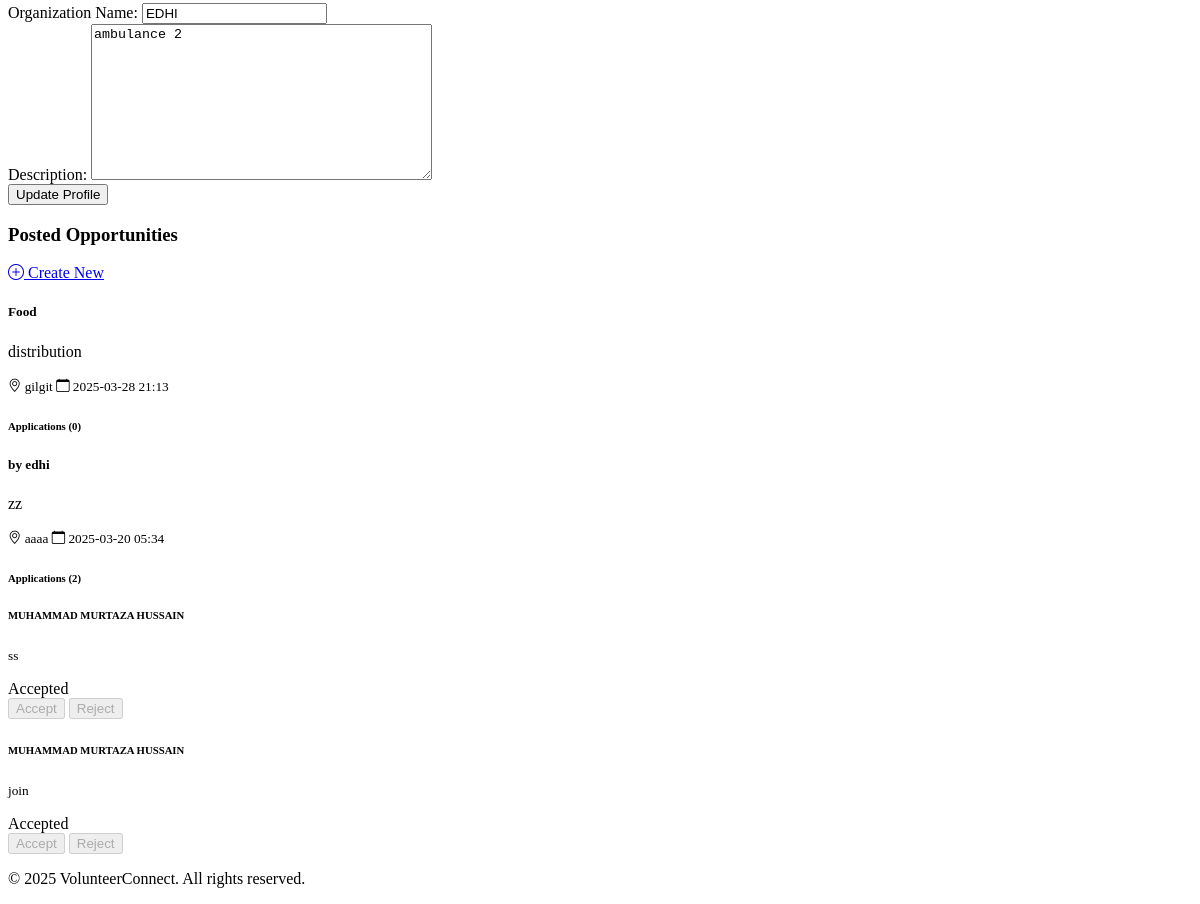
/profile/ (signed in, lower part), run on an earlier commit of the app's database.
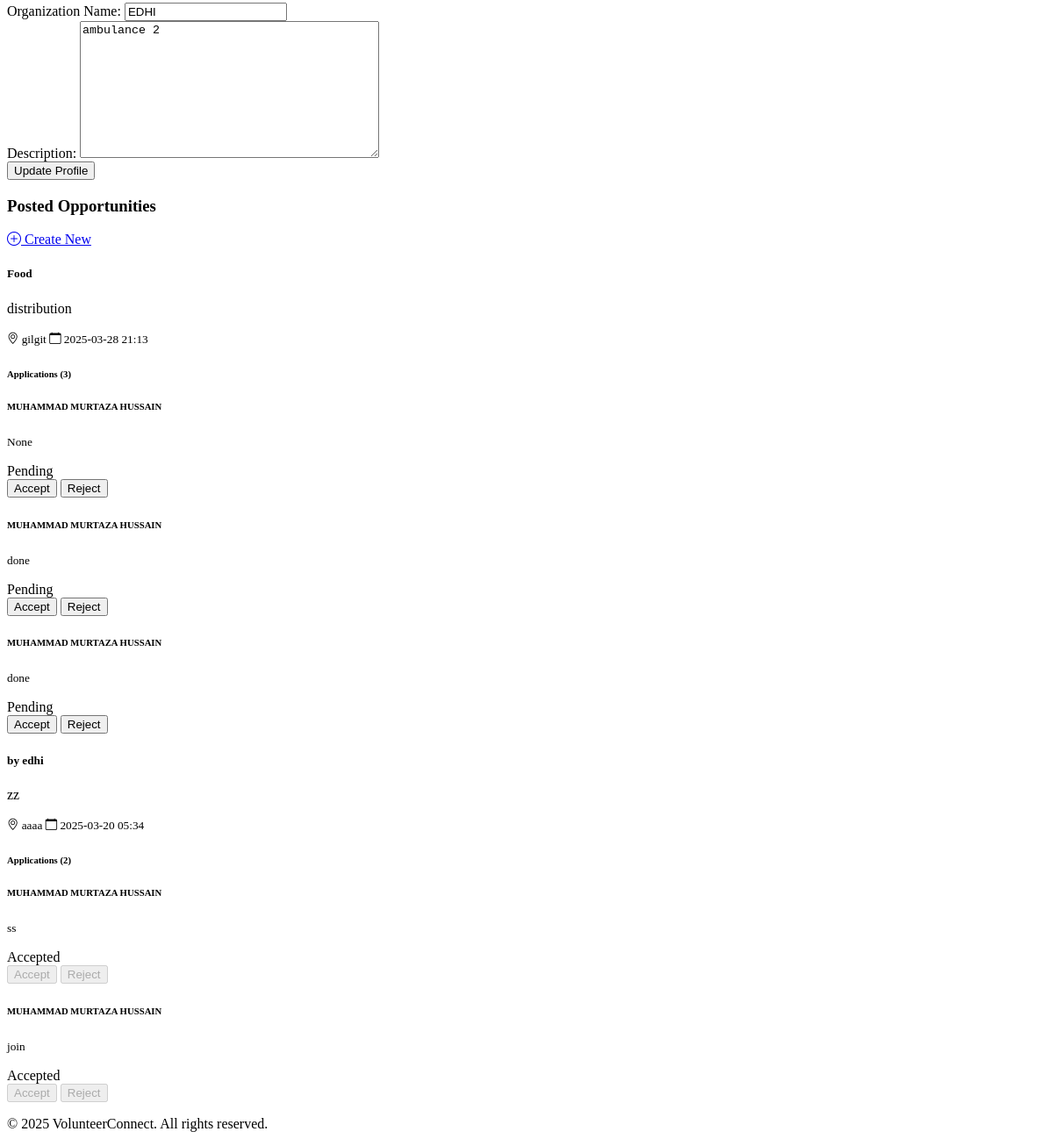
And on a later commit of the database.
### opportunities/models.py (models this page shows, shortened)
class Opportunity(models.Model):
    STATUS_CHOICES = [
        ('open', 'Open'),
        ('closed', 'Closed'),
        ('removed', 'Removed'),
    ]
    CONTENT_STATUS_CHOICES = [
        ('active', 'Active'),
        ('flagged', 'Flagged'),
        ('removed', 'Removed'),
    ]
    ngo = models.ForeignKey(NGOProfile, on_delete=models.CASCADE, related_name='opportunities')
    title = models.CharField(max_length=200)
    description = models.TextField()
    location = models.CharField(max_length=200)
    date = models.DateTimeField()
    required_skills = models.CharField(max_length=500, blank=True, null=True)
    status = models.CharField(max_length=20, choices=STATUS_CHOICES, default='open')
    content_status = models.CharField(max_length=20, choices=CONTENT_STATUS_CHOICES, default='active')
    moderation_reason = models.CharField(max_length=100, blank=True, null=True)
    created_at = models.DateTimeField(default=now)

### applications/models.py (models this page shows, shortened)
class Application(models.Model):
    STATUS_CHOICES = [
        ('pending', 'Pending'),
        ('accepted', 'Accepted'),
        ('rejected', 'Rejected'),
    ]
    volunteer = models.ForeignKey(VolunteerProfile, on_delete=models.CASCADE, related_name='applications')
    opportunity = models.ForeignKey(Opportunity, on_delete=models.CASCADE, related_name='applications')
    status = models.CharField(max_length=20, choices=STATUS_CHOICES, default='pending')
    message = models.TextField(blank=True, null=True)
    created_at = models.DateTimeField(default=now)

### authentication/models.py (models this page shows, shortened)
class VolunteerProfile(models.Model):
    user = models.OneToOneField(User, on_delete=models.CASCADE, related_name='volunteer_profile')
    skills = models.TextField(blank=True, null=True)
    interests = models.TextField(blank=True, null=True)

class User(AbstractBaseUser, PermissionsMixin):
    ROLE_CHOICES = [
        ('volunteer', 'Volunteer'),
        ('ngo', 'NGO'),
        ('admin', 'Admin'),
    ]
    email = models.EmailField(unique=True)
    username = models.CharField(max_length=150, unique=True)
    name = models.CharField(max_length=100)
    role = models.CharField(max_length=20, choices=ROLE_CHOICES)
    created_at = models.DateTimeField(default=now)
    is_active = models.BooleanField(default=True)
    is_staff = models.BooleanField(default=False)  # Required for Django Admin
    objects = UserManager()
    USERNAME_FIELD = 'email'  # Email remains the primary identifier
    REQUIRED_FIELDS = ['username', 'name']  # Make sure username is required during superuser creation

### authentication/views.py (the view)
# urls.py: path('profile/', views.profile, name='profile'),
@login_required
def profile(request):
    user = request.user
    if user.role == 'volunteer':
        form = VolunteerProfileForm(request.POST or None, initial={
            'skills': user.volunteer_profile.skills,
            'interests': user.volunteer_profile.interests
        })
        if request.method == 'POST' and form.is_valid():
            user.volunteer_profile.skills = form.cleaned_data['skills']
            user.volunteer_profile.interests = form.cleaned_data['interests']
            user.volunteer_profile.save()
            messages.success(request, 'Profile updated successfully!')
            return redirect('authentication:profile')
        return render(request, 'profile/volunteer_profile.html', {'form': form})
    else:
        form = NGOProfileForm(request.POST or None, initial={
            'organization_name': user.ngo_profile.organization_name,
            'description': user.ngo_profile.description
        })
        if request.method == 'POST' and form.is_valid():
            user.ngo_profile.organization_name = form.cleaned_data['organization_name']
            user.ngo_profile.description = form.cleaned_data['description']
            user.ngo_profile.save()
            messages.success(request, 'Profile updated successfully!')
            return redirect('authentication:profile')
        return render(request, 'profile/ngo_profile.html', {'form': form})

### authentication/forms.py
class NGOProfileForm(forms.Form):
    organization_name = forms.CharField(
        label='Organization Name',
        required=True
    )
    description = forms.CharField(
        label='Description',
        widget=forms.Textarea,
        required=True
    )

### authentication/templates/profile/ngo_profile.html (shortened to what the changed rows need)
{% extends "base.html" %}
{% block content %}
<div class="row">
    <div class="col-md-8">
        <div class="profile-section mt-4">
            {% if request.user.ngo_profile.opportunities.all %}
                {% for opportunity in request.user.ngo_profile.opportunities.all %}
                <div class="card mb-3">
                    <div class="card-body">
                        <h5 class="card-title">{{ opportunity.title }}</h5>
                        <p class="card-text">{{ opportunity.description|truncatechars:200 }}</p>
                        <div class="d-flex justify-content-between align-items-center mb-3">
                            <small class="text-muted">
                                <i class="bi bi-geo-alt"></i> {{ opportunity.location }}
                            </small>
                            <small class="text-muted">
                                <i class="bi bi-calendar"></i> {{ opportunity.date|date:"Y-m-d H:i" }}
                            </small>
                        </div>
                        <h6 class="mb-3">Applications ({{ opportunity.applications.count }})</h6>
                        {% for application in opportunity.applications.all %}
                        <div class="card mb-2">
                            <div class="card-body">
                                <div class="d-flex justify-content-between align-items-center">
                                    <div>
                                        <h6 class="mb-1">{{ application.volunteer.user.name }}</h6>
                                        <p class="mb-1"><small>{{ application.message }}</small></p>
                                        {% if application.status == 'pending' %}
                                            <span class="badge bg-warning">Pending</span>
                                        {% elif application.status == 'accepted' %}
                                            <span class="badge bg-success">Accepted</span>
                                        {% elif application.status == 'rejected' %}
                                            <span class="badge bg-danger">Rejected</span>
                                        {% endif %}
                                    </div>
                                    <div class="btn-group">
                                        <button class="btn btn-sm btn-success status-update-btn"
                                                data-application-id="{{ application.id }}"
                                                data-status="accepted"
                                                {% if application.status != 'pending' %}disabled{% endif %}>
                                            Accept
                                        </button>
                                        <button class="btn btn-sm btn-danger status-update-btn"
                                                data-application-id="{{ application.id }}"
                                                data-status="rejected"
                                                {% if application.status != 'pending' %}disabled{% endif %}>
                                            Reject
                                        </button>
                                    </div>
                                </div>
                            </div>
                        </div>
                        {% endfor %}
                    </div>
                </div>
                {% endfor %}
            {% else %}
                <p class="text-muted">No opportunities posted yet.</p>
            {% endif %}
        </div>
    </div>
</div>
{% endblock %}

What changed in the data, as far as the page shows it:
computed for Opportunity "distribution": applications.count "0" → "3"
added Application: volunteer.user.name "MUHAMMAD MURTAZA HUSSAIN", message "None", status "Pending", shown under Opportunity "distribution"
added Application: volunteer.user.name "MUHAMMAD MURTAZA HUSSAIN", message "done", status "Pending", shown under Opportunity "distribution"
added Application: volunteer.user.name "MUHAMMAD MURTAZA HUSSAIN", message "done", status "Pending", shown under Opportunity "distribution"
